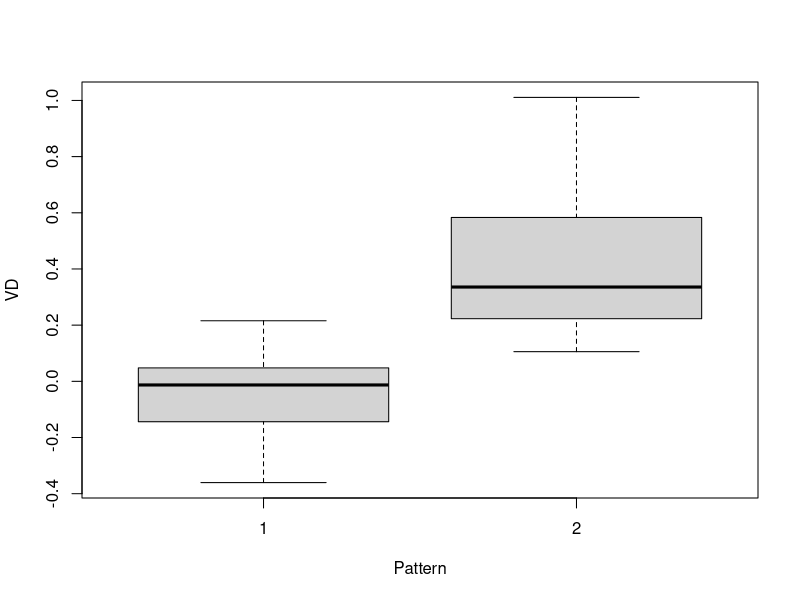
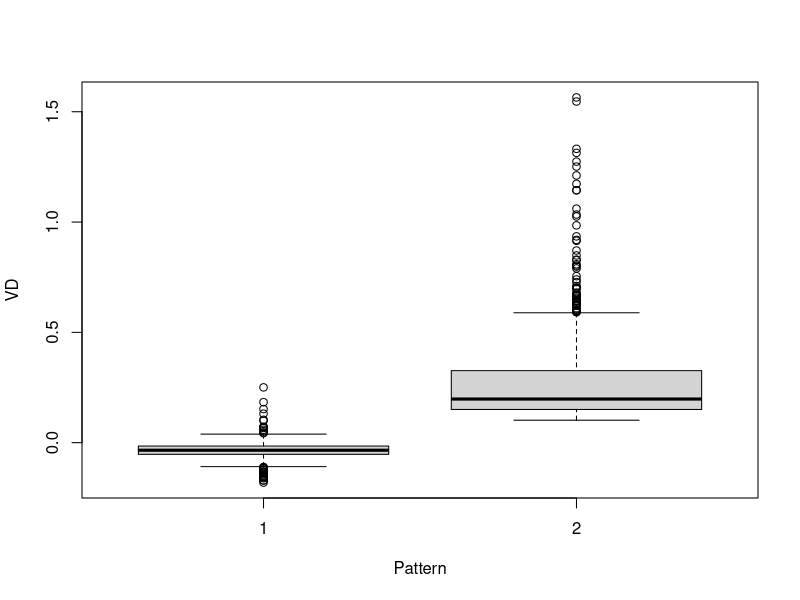

Source code (R) for these figures, in order: (Note: this script raises an error after producing the figures.)
# 0 - Genereal Information ----

# Open data table
Data <- read.table("Res-AllTaps.txt", header=TRUE, dec=".", na.string="NaN")
head(Data)

# Define independent variables
Data$Group <- as.factor(as.character(Data$Group))
Data$Pattern <- as.factor(as.character(Data$Pattern))
Data$Sujet <- as.factor(as.character(Data$Sujet))

# Filter datatable to consider a subset of data
Data_PeriodicAlong <- subset(Data, (Pattern==1))
Data_PNS_AperiodicAlong <- subset(Data, (Pattern==1)&(Group==0))

# 1 - Generalized linear model ----

Data_subject <- subset(Data, (Data$Sujet==9))
VD <- Data_subject$RT

# Descriptive stats
boxplot(VD~Pattern, data=Data_subject)

# Linear model
M1 <- lm(VD~Pattern, data=Data_subject, na.action=na.exclude)
summary(M1)

# Contrast / Pairwise comparison
library(multcomp)
Contrast <- cbind(1,0)
Contrast <- rbind(Contrast, cbind(1,1))
Niveaux <- glht(M1, linfct=Contrast)
summary(Niveaux)

# 2 - Linear mixed model ----
Data_PNS <- subset(Data,(Data$Group==0))
VD <- Data_PNS$RT

# Descriptive stats
boxplot(VD~Pattern, data=Data_PNS)

# Mixed models
library(nlme)
M1 <- lme(VD~Pattern, random=~1|Sujet, data=Data_PNS, method="ML", na.action=na.exclude)
summary(M1)

# Contrasts / Pairwise comparison
Contrast <- cbind(1,0)
Contrast <- rbind(Contrast, cbind(1,1))
Niveaux <- glht(M1, linfct=Contrast)
summary(Niveaux)

Contrast <- cbind(0,1)
Niveaux <- glht(M1, linfct=Contrast)
summary(Niveaux)

# 3 - Linear mixed models ----
VD <- Data$RT

# Descriptive stats
boxplot(VD~Pattern*Group, data=Data)

# Mixt model
library(nlme)
M1 <- lme(VD~Pattern *Group, random=~1|Sujet, data=Data, method="ML",na.action=na.exclude())
summary(M1)
